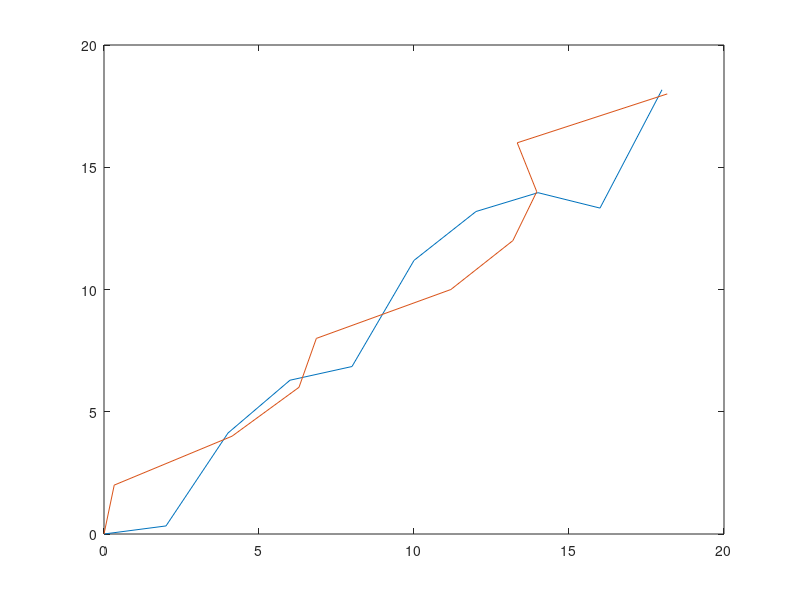

Recreate this plot in MATLAB.
x = [0:2:18];
y = [0,0.33,4.13,6.29,6.85,11.19,13.19,13.96,13.33,18.17]
plot(x,y); 
hold on
x = [0:2:18];
y = [0,0.33,4.13,6.29,6.85,11.19,13.19,13.96,13.33,18.17]
plot(y,x);
hold off